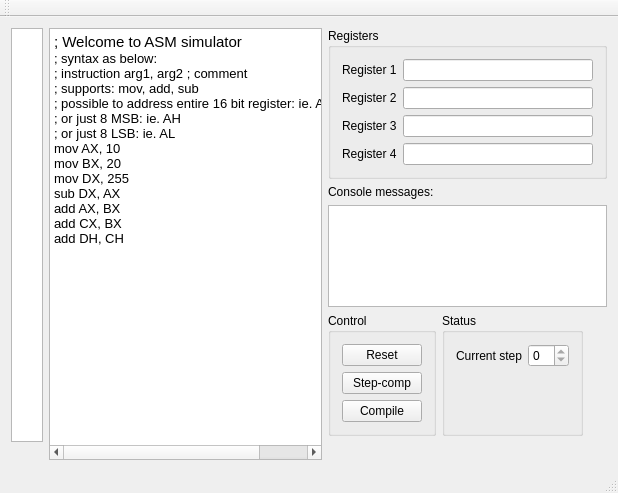
<?xml version="1.0" encoding="UTF-8"?>
<ui version="4.0">
 <class>MainWindow</class>
 <widget class="QMainWindow" name="MainWindow">
  <property name="geometry">
   <rect>
    <x>0</x>
    <y>0</y>
    <width>618</width>
    <height>493</height>
   </rect>
  </property>
  <property name="windowTitle">
   <string>MainWindow</string>
  </property>
  <widget class="QWidget" name="centralWidget">
   <layout class="QGridLayout" name="gridLayout">
    <item row="0" column="1" rowspan="8">
     <widget class="QTextEdit" name="textEdit">
      <property name="lineWrapMode">
       <enum>QTextEdit::NoWrap</enum>
      </property>
      <property name="html">
       <string>&lt;!DOCTYPE HTML PUBLIC &quot;-//W3C//DTD HTML 4.0//EN&quot; &quot;http://www.w3.org/TR/REC-html40/strict.dtd&quot;&gt;
&lt;html&gt;&lt;head&gt;&lt;meta name=&quot;qrichtext&quot; content=&quot;1&quot; /&gt;&lt;style type=&quot;text/css&quot;&gt;
p, li { white-space: pre-wrap; }
&lt;/style&gt;&lt;/head&gt;&lt;body style=&quot; font-family:'Ubuntu'; font-size:11pt; font-weight:400; font-style:normal;&quot;&gt;
&lt;p style=&quot; margin-top:0px; margin-bottom:0px; margin-left:0px; margin-right:0px; -qt-block-indent:0; text-indent:0px;&quot;&gt;; Welcome to ASM simulator&lt;/p&gt;
&lt;p style=&quot; margin-top:0px; margin-bottom:0px; margin-left:0px; margin-right:0px; -qt-block-indent:0; text-indent:0px;&quot;&gt;&lt;span style=&quot; font-family:'Sans'; font-size:10pt;&quot;&gt;; syntax as below:&lt;/span&gt;&lt;/p&gt;
&lt;p style=&quot; margin-top:0px; margin-bottom:0px; margin-left:0px; margin-right:0px; -qt-block-indent:0; text-indent:0px;&quot;&gt;&lt;span style=&quot; font-family:'Sans'; font-size:10pt;&quot;&gt;; instruction arg1, arg2 ; comment&lt;/span&gt;&lt;/p&gt;
&lt;p style=&quot; margin-top:0px; margin-bottom:0px; margin-left:0px; margin-right:0px; -qt-block-indent:0; text-indent:0px;&quot;&gt;&lt;span style=&quot; font-family:'Sans'; font-size:10pt;&quot;&gt;; supports: mov, add, sub&lt;/span&gt;&lt;/p&gt;
&lt;p style=&quot; margin-top:0px; margin-bottom:0px; margin-left:0px; margin-right:0px; -qt-block-indent:0; text-indent:0px;&quot;&gt;&lt;span style=&quot; font-family:'Sans'; font-size:10pt;&quot;&gt;; possible to address entire 16 bit register: ie. AX, BX etc.&lt;/span&gt;&lt;/p&gt;
&lt;p style=&quot; margin-top:0px; margin-bottom:0px; margin-left:0px; margin-right:0px; -qt-block-indent:0; text-indent:0px;&quot;&gt;&lt;span style=&quot; font-family:'Sans'; font-size:10pt;&quot;&gt;; or just 8 MSB: ie. AH&lt;/span&gt;&lt;/p&gt;
&lt;p style=&quot; margin-top:0px; margin-bottom:0px; margin-left:0px; margin-right:0px; -qt-block-indent:0; text-indent:0px;&quot;&gt;&lt;span style=&quot; font-family:'Sans'; font-size:10pt;&quot;&gt;; or just 8 LSB: ie. AL&lt;/span&gt;&lt;/p&gt;
&lt;p style=&quot; margin-top:0px; margin-bottom:0px; margin-left:0px; margin-right:0px; -qt-block-indent:0; text-indent:0px;&quot;&gt;&lt;span style=&quot; font-family:'Sans'; font-size:10pt;&quot;&gt;mov AX, 10&lt;/span&gt;&lt;/p&gt;
&lt;p style=&quot; margin-top:0px; margin-bottom:0px; margin-left:0px; margin-right:0px; -qt-block-indent:0; text-indent:0px;&quot;&gt;&lt;span style=&quot; font-family:'Sans'; font-size:10pt;&quot;&gt;mov BX, 20&lt;/span&gt;&lt;/p&gt;
&lt;p style=&quot; margin-top:0px; margin-bottom:0px; margin-left:0px; margin-right:0px; -qt-block-indent:0; text-indent:0px;&quot;&gt;&lt;span style=&quot; font-family:'Sans'; font-size:10pt;&quot;&gt;mov DX, 255&lt;/span&gt;&lt;/p&gt;
&lt;p style=&quot; margin-top:0px; margin-bottom:0px; margin-left:0px; margin-right:0px; -qt-block-indent:0; text-indent:0px;&quot;&gt;&lt;span style=&quot; font-family:'Sans'; font-size:10pt;&quot;&gt;sub DX, AX&lt;/span&gt;&lt;/p&gt;
&lt;p style=&quot; margin-top:0px; margin-bottom:0px; margin-left:0px; margin-right:0px; -qt-block-indent:0; text-indent:0px;&quot;&gt;&lt;span style=&quot; font-family:'Sans'; font-size:10pt;&quot;&gt;add AX, BX&lt;/span&gt;&lt;/p&gt;
&lt;p style=&quot; margin-top:0px; margin-bottom:0px; margin-left:0px; margin-right:0px; -qt-block-indent:0; text-indent:0px;&quot;&gt;&lt;span style=&quot; font-family:'Sans'; font-size:10pt;&quot;&gt;add CX, BX&lt;/span&gt;&lt;/p&gt;
&lt;p style=&quot; margin-top:0px; margin-bottom:0px; margin-left:0px; margin-right:0px; -qt-block-indent:0; text-indent:0px;&quot;&gt;&lt;span style=&quot; font-family:'Sans'; font-size:10pt;&quot;&gt;add DH, CH&lt;/span&gt;&lt;/p&gt;&lt;/body&gt;&lt;/html&gt;</string>
      </property>
     </widget>
    </item>
    <item row="3" column="2">
     <widget class="QGroupBox" name="groupBox_2">
      <property name="title">
       <string>Control</string>
      </property>
      <layout class="QVBoxLayout" name="verticalLayout">
       <item>
        <widget class="QPushButton" name="reset">
         <property name="text">
          <string>Reset</string>
         </property>
        </widget>
       </item>
       <item>
        <widget class="QPushButton" name="step_compile">
         <property name="text">
          <string>Step-comp</string>
         </property>
        </widget>
       </item>
       <item>
        <widget class="QPushButton" name="compile">
         <property name="text">
          <string>Compile</string>
         </property>
        </widget>
       </item>
      </layout>
     </widget>
    </item>
    <item row="3" column="3">
     <widget class="QGroupBox" name="groupBox_3">
      <property name="title">
       <string>Status</string>
      </property>
      <layout class="QFormLayout" name="formLayout_2">
       <item row="0" column="0">
        <widget class="QLabel" name="label">
         <property name="text">
          <string>Current step</string>
         </property>
        </widget>
       </item>
       <item row="0" column="1">
        <widget class="QSpinBox" name="currentStep">
         <property name="readOnly">
          <bool>true</bool>
         </property>
        </widget>
       </item>
      </layout>
     </widget>
    </item>
    <item row="2" column="2" colspan="3">
     <widget class="QTextEdit" name="console"/>
    </item>
    <item row="1" column="2" colspan="2">
     <widget class="QLabel" name="label_5">
      <property name="text">
       <string>Console messages:</string>
      </property>
     </widget>
    </item>
    <item row="0" column="2" colspan="3">
     <widget class="QGroupBox" name="groupBox">
      <property name="title">
       <string>Registers</string>
      </property>
      <layout class="QFormLayout" name="formLayout">
       <item row="0" column="0">
        <widget class="QLabel" name="regAXl">
         <property name="text">
          <string>Register 1</string>
         </property>
        </widget>
       </item>
       <item row="0" column="1">
        <widget class="QLineEdit" name="regAX">
         <property name="minimumSize">
          <size>
           <width>190</width>
           <height>0</height>
          </size>
         </property>
         <property name="maxLength">
          <number>32768</number>
         </property>
        </widget>
       </item>
       <item row="1" column="0">
        <widget class="QLabel" name="regBXl">
         <property name="text">
          <string>Register 2</string>
         </property>
        </widget>
       </item>
       <item row="1" column="1">
        <widget class="QLineEdit" name="regBX"/>
       </item>
       <item row="2" column="0">
        <widget class="QLabel" name="regCXl">
         <property name="text">
          <string>Register 3</string>
         </property>
        </widget>
       </item>
       <item row="2" column="1">
        <widget class="QLineEdit" name="regCX"/>
       </item>
       <item row="3" column="0">
        <widget class="QLabel" name="regDXl">
         <property name="text">
          <string>Register 4</string>
         </property>
        </widget>
       </item>
       <item row="3" column="1">
        <widget class="QLineEdit" name="regDX"/>
       </item>
      </layout>
     </widget>
    </item>
    <item row="0" column="0" rowspan="5">
     <widget class="QTextEdit" name="lines">
      <property name="maximumSize">
       <size>
        <width>32</width>
        <height>16777215</height>
       </size>
      </property>
      <property name="html">
       <string>&lt;!DOCTYPE HTML PUBLIC &quot;-//W3C//DTD HTML 4.0//EN&quot; &quot;http://www.w3.org/TR/REC-html40/strict.dtd&quot;&gt;
&lt;html&gt;&lt;head&gt;&lt;meta name=&quot;qrichtext&quot; content=&quot;1&quot; /&gt;&lt;style type=&quot;text/css&quot;&gt;
p, li { white-space: pre-wrap; }
&lt;/style&gt;&lt;/head&gt;&lt;body style=&quot; font-family:'Ubuntu'; font-size:11pt; font-weight:400; font-style:normal;&quot;&gt;
&lt;p style=&quot;-qt-paragraph-type:empty; margin-top:0px; margin-bottom:0px; margin-left:0px; margin-right:0px; -qt-block-indent:0; text-indent:0px; font-family:'Sans'; font-size:10pt;&quot;&gt;&lt;br /&gt;&lt;/p&gt;&lt;/body&gt;&lt;/html&gt;</string>
      </property>
     </widget>
    </item>
   </layout>
  </widget>
  <widget class="QMenuBar" name="menuBar">
   <property name="geometry">
    <rect>
     <x>0</x>
     <y>0</y>
     <width>618</width>
     <height>22</height>
    </rect>
   </property>
  </widget>
  <widget class="QToolBar" name="mainToolBar">
   <attribute name="toolBarArea">
    <enum>TopToolBarArea</enum>
   </attribute>
   <attribute name="toolBarBreak">
    <bool>false</bool>
   </attribute>
  </widget>
  <widget class="QStatusBar" name="statusBar"/>
 </widget>
 <layoutdefault spacing="6" margin="11"/>
 <resources/>
 <connections/>
</ui>
